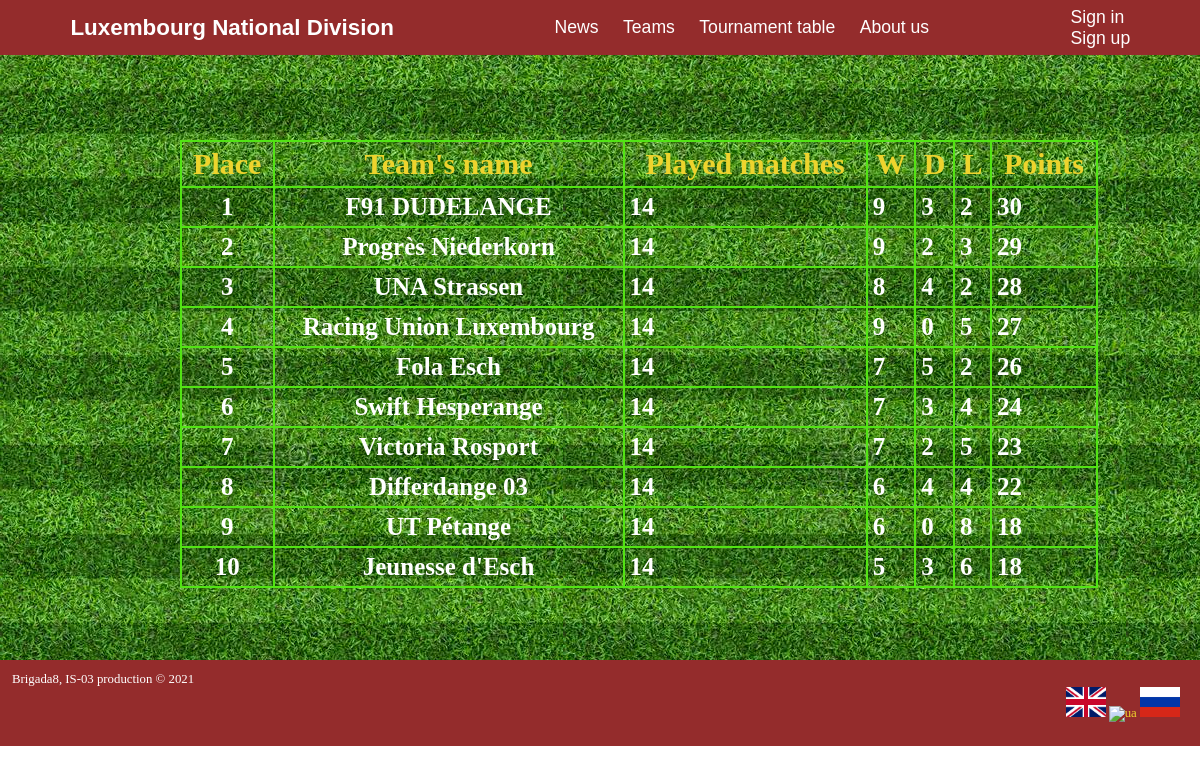
Page /table.php on the committed database.
### tables this page shows
CREATE TABLE IF NOT EXISTS `team` (
  `TeamId` int UNSIGNED NOT NULL AUTO_INCREMENT,
  `TeamNm` varchar(30) NOT NULL,
  `Wins` smallint UNSIGNED NOT NULL,
  `Draws` smallint UNSIGNED NOT NULL,
  `Loses` smallint UNSIGNED NOT NULL,
  PRIMARY KEY (`TeamId`),
  UNIQUE KEY `TeamNm` (`TeamNm`)
);

### table.php (the view, shortened to what this page needs)
<?php
  $sortType = null;
?>
<!DOCTYPE html>
<html lang="en">
<head>
    <link rel="stylesheet" href="style.css">
</head>
<body>
    <?php include('nav.php') ?>
    <div class="teams">
        <div class="teams-table">
            <?php
                function sql_op(&$sql1, &$conn1){
                        if($result = mysqli_query($conn1, $sql1)){
                            $place = 1;
                            echo "<table><tr><th>" . $_LANG['place'] . "</th><th>" . $_LANG['team-name'] . "</th><th>" . $_LANG['matches'] . "</th><th><a href = \"table.php?sort=wins\" title = \"" . $_LANG['wins'] . "\">" . $_LANG['W'] . "</a></th><th><a href = \"table.php?sort=draws\" title = \"" . $_LANG['draws'] . "\">" . $_LANG['D'] . "</a></th><th><a href = \"table.php?sort=loses\" title = \"" . $_LANG['loses'] . "\">" . $_LANG['L'] . "</a></th><th><a href = \"table.php?sort=points\">" . $_LANG['points'] . "</a></th></tr>";
                            foreach($result as $row){
                                $games = $row["Wins"] + $row["Draws"] + $row["Loses"];
                                $points = 3*$row["Wins"] + 1*$row["Draws"];
                                echo "<tr>";
                                    echo "<td style = \"text-align:center\">" . $place++ . "</td>";
                                    echo "<td style = \"text-align:center\">" . $row["TeamNm"] . "</td>";
                                    echo "<td>" . $games  . "</td>";
                                    echo "<td>" . $row["Wins"] . "</td>";
                                    echo "<td>" . $row["Draws"] . "</td>";
                                    echo "<td>" . $row["Loses"] . "</td>";
                                    echo "<td>" . $points . "</td>";
                                echo "</tr>";
                            }
                            echo "</table>";
                        } else{
                            echo "Ошибка: " . mysqli_error($conn1);
                        }
                }
                if ($sortType == "wins") {
                    $conn = mysqli_connect("localhost", "root", "Batuishka123", "football");
                    connect($conn);
                    $sql = "SELECT * FROM `team` ORDER BY Wins DESC";
                    sql_op($sql, $conn);
                }
                else if ($sortType == "draws") {
                    $conn = mysqli_connect("localhost", "root", "Batuishka123", "football");
                    connect($conn);
                    $sql = "SELECT * FROM `team` ORDER BY Draws DESC";
                    sql_op($sql, $conn);
                }
                else if ($sortType == "loses") {
                    $conn = mysqli_connect("localhost", "root", "Batuishka123", "football");
                    connect($conn);
                    $sql = "SELECT * FROM `team` ORDER BY Loses DESC";
                    sql_op($sql, $conn);
                }
                else if ($sortType == "points") {
                    $conn = mysqli_connect("localhost", "root", "Batuishka123", "football");
                    connect($conn);
                    $sql = "SELECT * FROM `team`ORDER BY TeamId";
                    sql_op($sql, $conn);
                }
                else{
                    $conn = mysqli_connect("localhost", "root", "Batuishka123", "football");
                    connect($conn);
                    $sql = "SELECT * FROM `team`";
                    sql_op($sql, $conn);
                }
            ?>
        </div>
    </div>
    <?php include('footer.php')?>
</body>
</html>

### nav.php (shortened to what this page needs)
<div id = "generalHeader">
      <header>
        <div id="logo">
          <a style="text-decoration: none;" href="index.php" >
            <span> Luxembourg National Division</span>
          </a>
        </div>
        <div id="menu">
          <a href="news.php"><?php echo $_LANG['news_nav']; ?></a>
          <a href="teams.php"><?php echo $_LANG['teams_nav']; ?></a>
          <a href="table.php"><?php echo $_LANG['table_nav']; ?></a>
          <a href="about-us.php"><?php echo $_LANG['about_nav']; ?></a>
        </div>
        <div id="login">
          <?php if(!isset($_SESSION['name'])): ?>
            <a href="sign-in.php">Sign in</a>
            <a href="sign-up.php">Sign up</a>
          <?php else: ?>
            <a href = "#" style="color: #000;"><?=  $_SESSION['name'] ?></a>
            <a href="./logout">Log out</a>
          <?php endif ?>
        </div>
      </header>
</div>

### footer.php (shortened to what this page needs)
<footer>
      Brigada8, IS-03 production &copy 2021
      <ul class="footer-list">
        <li class="footer-item-lang-en" > <a href="index.php?lang=en"><img class="language" src="flags/gbflag.png" alt="en"></a> </li>
        <li class="footer-item-lang-ua"><a href="index.php?lang=ua"><img class="language" src="flags/uaflag.svg" alt="ua"></a></li>
        <li class="footer-item-lang-ru"> <a href="index.php?lang=ru"><img class="language" src="flags/ruflag.png" alt="ru"></a> </li>
      </ul>
    </footer>
    <link rel="stylesheet" href="https://ajax.googleapis.com/ajax/libs/jqueryui/1.12.1/themes/smoothness/jquery-ui.css">
    <link rel="stylesheet" href="https://ajax.googleapis.com/ajax/libs/jqueryui/1.12.1/themes/smoothness/jquery-ui.css">

### style.css (style rules this page uses)
* { margin: 0; padding: 0; }
html { scroll-behavior: smooth; }
html, body { width: 100%; }
header { position: relative; z-index: 5000; font-family: 'Comic Sans MS', 'Marker Felt', sans-serif; width: 100%; height: 55px; background-color: transparent; display: flex; justify-content: space-around; align-items: center; }
header #logo { cursor: pointer; }
#generalHeader { position: fixed; z-index: 5000; width: 100%; }
#logo span { color: #fff; font-size: 1.4em; font-weight: bold; }
a { color: white; text-decoration: none; }
#menu a, #login a { color: #fff; text-decoration: none; font-size: 1.1em; }
#menu a { margin-left: 20px; }
#login a { margin-left: 1%; }
#login { display: flex; white-space: nowrap; flex-direction: column; }
footer { padding: 1% 0 2% 1%; font-family: Verdana; background-color: #942c2c; color: white; font-size: 0.8em; }

### table.php (style rules this page uses)
header { background-color: #942c2c; }
.teams { background-image: url("grass1.jpg"); width: 100%; height: 660px; }
.teams-table { padding-left: 15%; padding-top: 140px; }
a { color: #EDD42D; }
table { width: 90%; color: white; border-collapse: collapse; }
th { color: #EDD42D; font-size: 30px; }
td { font-weight: bold; color: white; font-size: 25px; }
td, th { padding: 5px; border: 2px solid #53E314; }

### footer.php (style rules this page uses)
.language { width: 40px; height: 30px; }
.footer-list li { list-style-type: none; display: inline; }
ul.footer-list { padding-right: 20px; text-align: right; }

### rows in the picture
team: TeamNm "F91 DUDELANGE", games "14", Wins "9", Draws "3", Loses "2", points "30"
team: TeamNm "Progrès Niederkorn", games "14", Wins "9", Draws "2", Loses "3", points "29"
team: TeamNm "UNA Strassen", games "14", Wins "8", Draws "4", Loses "2", points "28"
team: TeamNm "Racing Union Luxembourg", games "14", Wins "9", Draws "0", Loses "5", points "27"
team: TeamNm "Fola Esch", games "14", Wins "7", Draws "5", Loses "2", points "26"
team: TeamNm "Swift Hesperange", games "14", Wins "7", Draws "3", Loses "4", points "24"
team: TeamNm "Victoria Rosport", games "14", Wins "7", Draws "2", Loses "5", points "23"
team: TeamNm "Differdange 03", games "14", Wins "6", Draws "4", Loses "4", points "22"
team: TeamNm "UT Pétange", games "14", Wins "6", Draws "0", Loses "8", points "18"
team: TeamNm "Jeunesse d'Esch", games "14", Wins "5", Draws "3", Loses "6", points "18"

### other values in the picture
$_LANG['news_nav'] "News"
$_LANG['teams_nav'] "Teams"
$_LANG['table_nav'] "Tournament table"
$_LANG['about_nav'] "About us"
$_LANG['place'] "Place"
$_LANG['team-name'] "Team's name"
$_LANG['matches'] "Played matches"
$_LANG['W'] "W"
$_LANG['D'] "D"
$_LANG['L'] "L"
$_LANG['points'] "Points"
